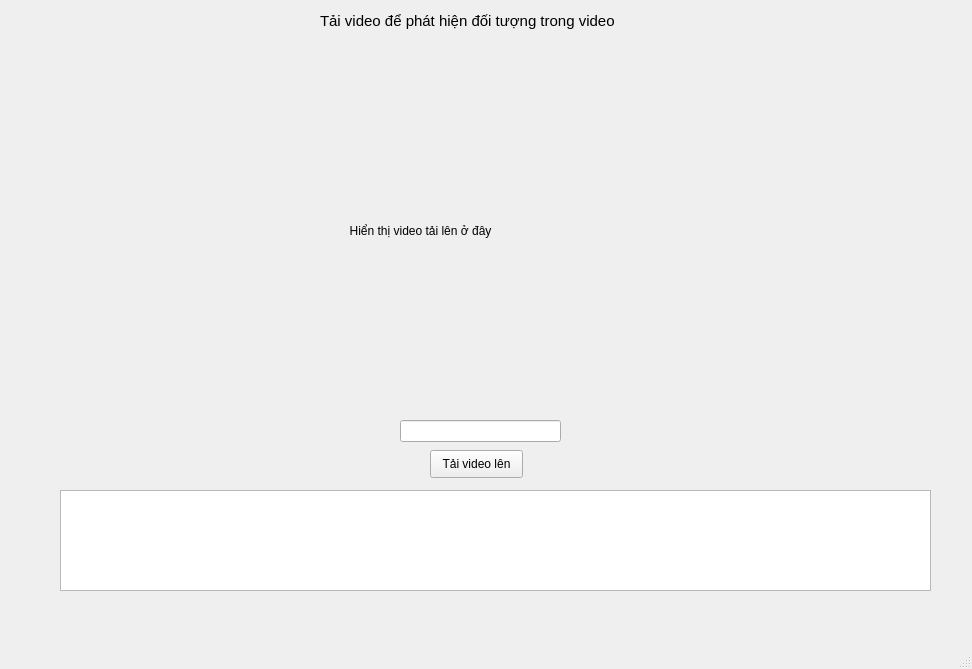
<?xml version="1.0" encoding="UTF-8"?>
<ui version="4.0">
 <class>MainWindow</class>
 <widget class="QMainWindow" name="MainWindow">
  <property name="geometry">
   <rect>
    <x>0</x>
    <y>0</y>
    <width>972</width>
    <height>669</height>
   </rect>
  </property>
  <property name="windowTitle">
   <string>MainWindow</string>
  </property>
  <widget class="QWidget" name="centralwidget">
   <widget class="QLabel" name="label">
    <property name="geometry">
     <rect>
      <x>320</x>
      <y>0</y>
      <width>371</width>
      <height>41</height>
     </rect>
    </property>
    <property name="font">
     <font>
      <pointsize>11</pointsize>
     </font>
    </property>
    <property name="text">
     <string>Tải video để phát hiện đối tượng trong video</string>
    </property>
   </widget>
   <widget class="QLabel" name="label_2">
    <property name="geometry">
     <rect>
      <x>110</x>
      <y>50</y>
      <width>761</width>
      <height>361</height>
     </rect>
    </property>
    <property name="text">
     <string>                                                                        Hiển thị video tải lên ở đây</string>
    </property>
   </widget>
   <widget class="QLineEdit" name="lineEdit">
    <property name="geometry">
     <rect>
      <x>400</x>
      <y>420</y>
      <width>161</width>
      <height>22</height>
     </rect>
    </property>
   </widget>
   <widget class="QPushButton" name="pushButton">
    <property name="geometry">
     <rect>
      <x>430</x>
      <y>450</y>
      <width>93</width>
      <height>28</height>
     </rect>
    </property>
    <property name="text">
     <string>Tải video lên</string>
    </property>
   </widget>
   <widget class="QTextEdit" name="textEdit">
    <property name="geometry">
     <rect>
      <x>60</x>
      <y>490</y>
      <width>871</width>
      <height>101</height>
     </rect>
    </property>
   </widget>
  </widget>
  <widget class="QMenuBar" name="menubar">
   <property name="geometry">
    <rect>
     <x>0</x>
     <y>0</y>
     <width>972</width>
     <height>26</height>
    </rect>
   </property>
  </widget>
  <widget class="QStatusBar" name="statusbar"/>
 </widget>
 <resources/>
 <connections/>
</ui>
